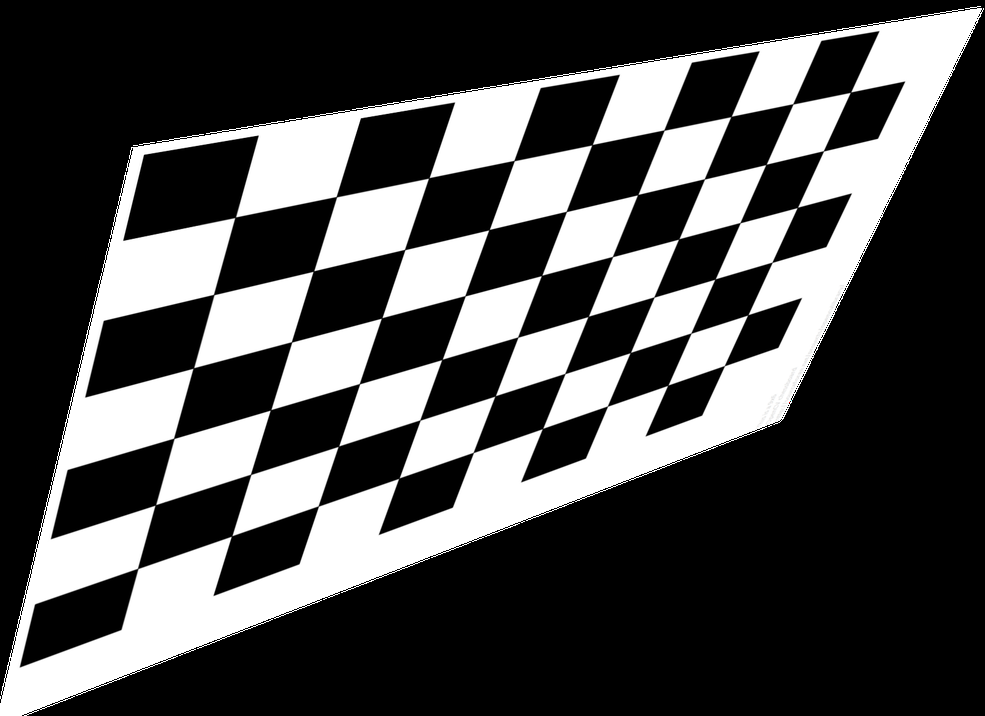
#> input picture chessboard1.png, 985 x 716 px, shrunk from 1600 x 1163 before the run
$ python chessboard_correction.py
#> lines starting #> are read from the running program, lines starting #| are printed output that depends on the picture
import numpy as np
import cv2
from matplotlib import pyplot as plt


K=np.array([[  5.10260934e+03 ,  0.00000000e+00,   7.58249618e+02],
 [  0.00000000e+00  , 2.36891166e+03 ,  5.46932220e+02],
 [  0.00000000e+00,   0.00000000e+00 ,  1.00000000e+00]]
)


# Define distortion coefficients d
d = np.array([[ -8.45353906e-02 ,  3.44200997e+00 ,  1.88306510e-03 , -3.70174586e-04,
   -4.78820505e+01]]
)


# Read an example image and acquire its size
img = cv2.imread("chessboard1.png")
#> img is the input picture: shape (716, 985, 3); mean B, G, R 77, 77, 77
h, w = img.shape[:2]
#> h = 716; w = 985

# Generate new camera matrix from parameters
newcameramatrix, roi = cv2.getOptimalNewCameraMatrix(K, d, (w,h), 0)
#> roi = (0, 0, 984, 715)

# Generate look-up tables for remapping the camera image
mapx, mapy = cv2.initUndistortRectifyMap(K, d, None, newcameramatrix, (w, h), 5)

# Remap the original image to a new image
newimg = cv2.remap(img, mapx, mapy, cv2.INTER_LINEAR)
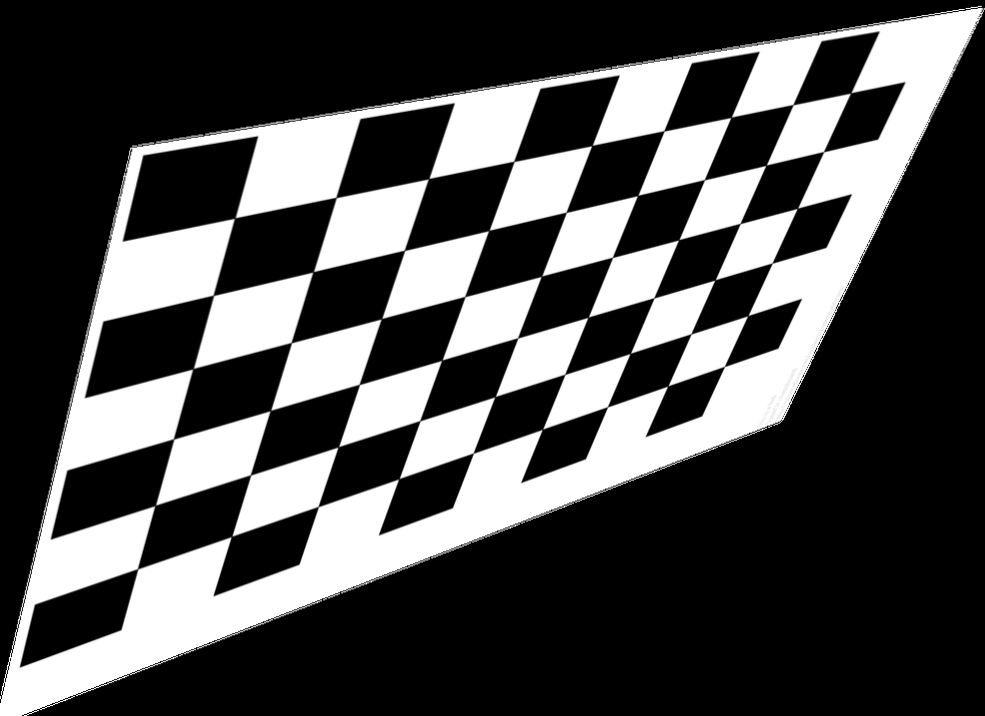
#> newimg: shape (716, 985, 3); mean B, G, R 77.1, 77.1, 77.1

# Display old and new image
fig, (oldimg_ax, newimg_ax) = plt.subplots(1, 2)
oldimg_ax.imshow(img)
oldimg_ax.set_title('Original image')
newimg_ax.imshow(newimg)
newimg_ax.set_title('Unwarped image')
#cv2.imshow('img',newimg)
plt.show()
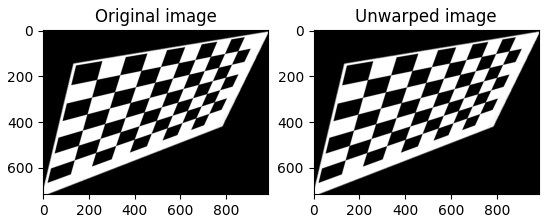
#> figure drawn by matplotlib, 2 panels; B, G, R data is drawn as R, G, B
